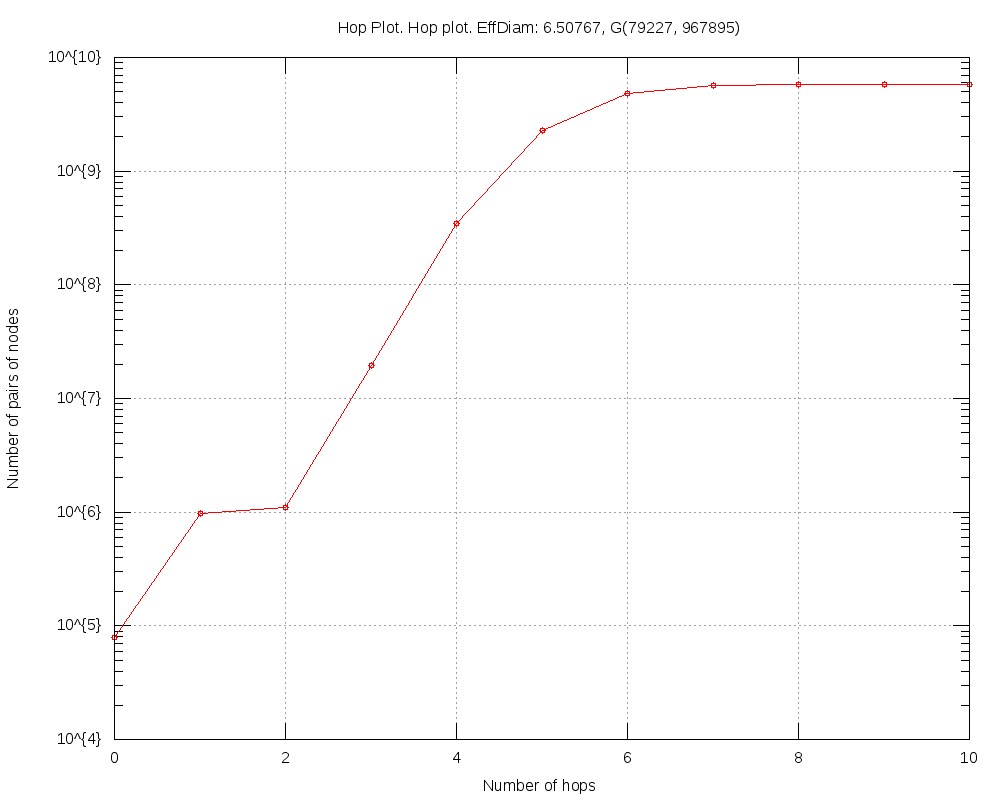

Generate this figure with gnuplot:
#
# Hop Plot. Hop plot. EffDiam: 6.50767, G(79227, 967895) (Wed Apr 30 15:40:12 2014)
#

set title "Hop Plot. Hop plot. EffDiam: 6.50767, G(79227, 967895)"
set key bottom right
set logscale y 10
set format y "10^{%L}"
set mytics 10
set grid
set xlabel "Number of hops"
set ylabel "Number of pairs of nodes"
set tics scale 2
set terminal png size 1000,800
set output 'hop.FRDG_50.png'
plot 	"hop.FRDG_50.tab" using 1:2 title "" with linespoints pt 6
